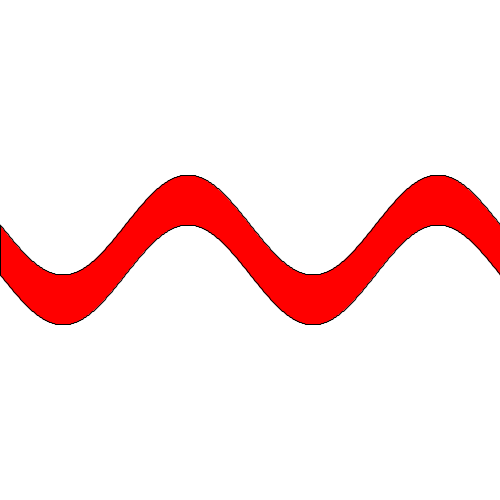
Frame 1 (no input)
Frame 60 (the mouse pressed at the canvas centre just before this capture): identical to frame 1, image omitted
Frame 120 (the mouse held since frame 60 and released just before this capture): identical to frame 1, image omitted

The Processing sketch that drew this single still picture (run headless with seeded random() and noise(); from frame 60 on, the mouse is pressed at the canvas centre):

// Processing sketch: sine_shape
// ── sine_shape.pde
void setup()
{
  size(500, 500);
  smooth();
}

void draw()
{
  background(255);

  float w = width; // width of the shape
  float h = 50; // height of the shape (y-position of second sine wave - y-position of first sine wave)
  float freq = 2; // number of full sines in the shape
  float amp = 50; // the amplitude (positive and negative height of the shape)
  
  // this sine wave starts at y = 0 and goes up and down [amp] pixels.
  // if the height of the wave (h) is 50, the vertical center of the total shape
  // is y-(h/2).
  // if we use translate(0, height/2-(h/2)) it will be perfectly centered vertically
  pushMatrix();
  translate(0, height/2-25);
  
  fill(255, 0, 0);
  stroke(0);

  beginShape();
  for (float i = 0; i <= w; i += 1) {
    vertex(i, sin(i*TWO_PI*freq/w)*amp);
  }
  // go top to bottom in this second loop to connect the most right point 
  // from the first sine wave to the most right point from the second
  for (float i = w; i >= 0; i -= 1) {
    vertex(+i, h+sin(i*TWO_PI*freq/w)*amp);
  }
  endShape(CLOSE);
  popMatrix();
  
}
